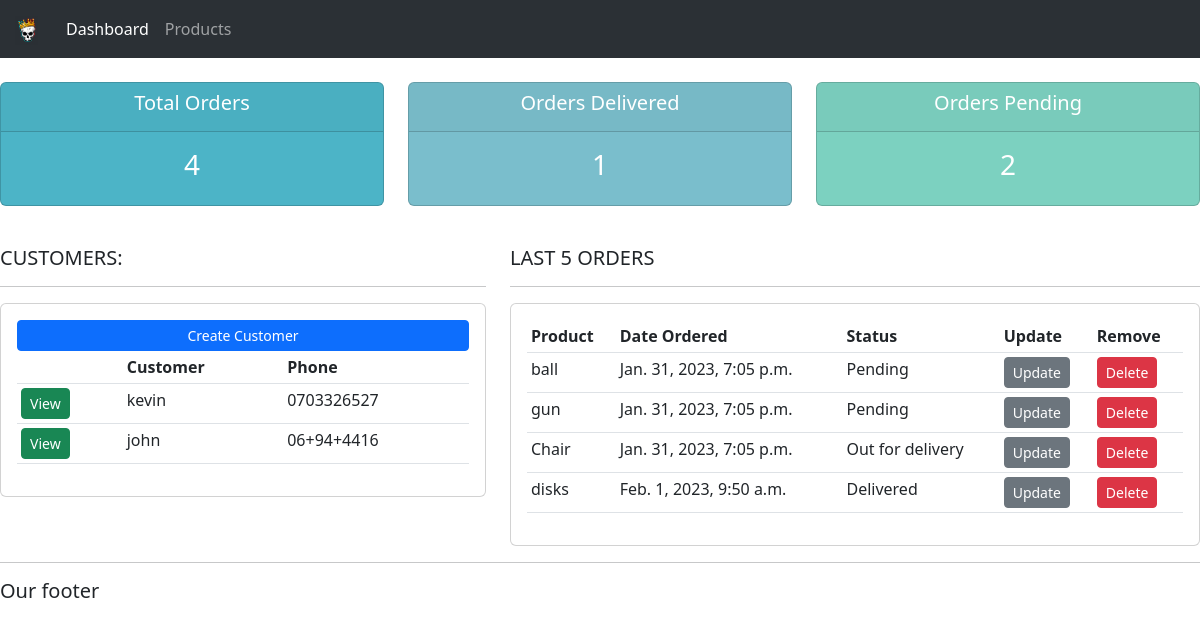
The app's page /, older data.
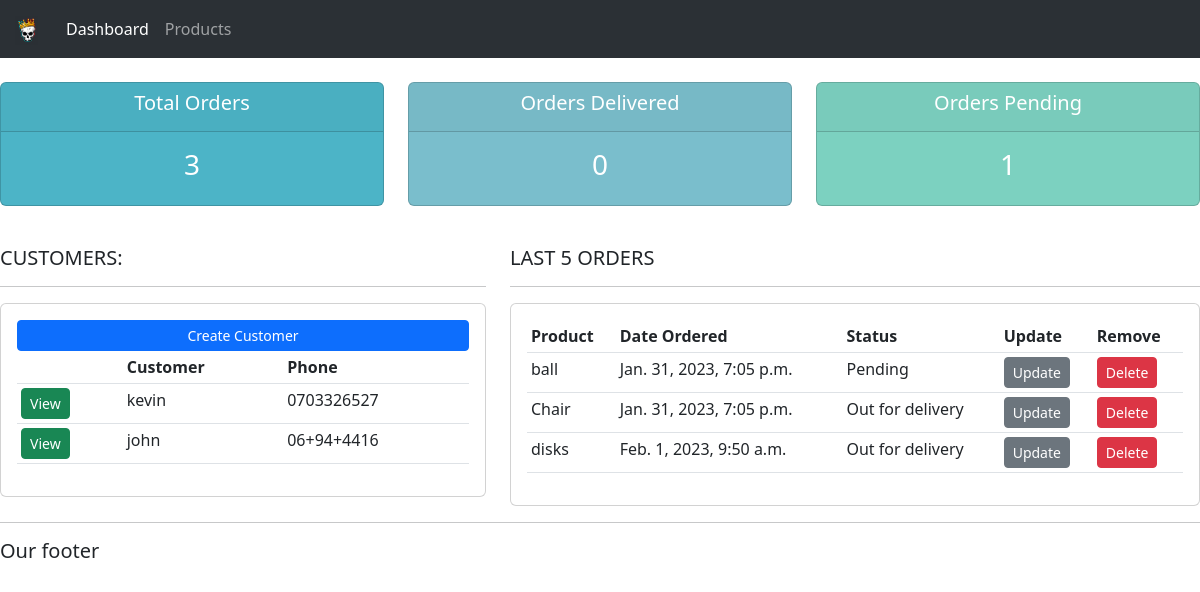
The same page, newer data.
### accounts/models.py (models this page shows, shortened)
class Customer(models.Model):
    name = models.CharField(max_length=200, null=True)
    phone = models.CharField(max_length=200, null=True)
    email = models.CharField(max_length=200, null=True)
    date_created = models.DateTimeField(auto_now_add=True, null=True)

class Order(models.Model):
    STATUS = (
        ('Pending', 'Pending'),
        ('Out for delivery', 'Out for Delivery'),
        ('Delivered', 'Delivered'),
    )
    cutomer = models.ForeignKey(Customer, null=True, on_delete=models.SET_NULL)#when order is deleted the customer will stay in the database but with a null value for order
    product = models.ForeignKey(Product, null=True, on_delete=models.SET_NULL)
    date_created = models.DateTimeField(auto_now_add=True, null=True)
    status = models.CharField(max_length=200, null=True, choices=STATUS)

class Product(models.Model):
    CATEGORY = (
        ('Indoor', 'Indoor'),
        ('Out Door', 'Out Door')
    )
    name = models.CharField(max_length=200, null=True)
    price = models.FloatField(null=True)
    category = models.CharField(max_length=200, null=True, choices=CATEGORY)
    description = models.CharField(max_length=255, null=True)
    date_created = models.DateTimeField(auto_now_add=True, null=True)
    tags = models.ManyToManyField(Tag)#different products can have more than one tag so we use a many to many relationship
    def __str__(self):
        return self.name

### accounts/views.py (the view)
# urls.py: path('', views.index, name='index'),
def index(request):
    orders = Order.objects.all()
    customers = Customer.objects.all()
    total_customers = customers.count()
    total_orders = orders.count()
    delivered = orders.filter(status='Delivered').count()
    pending = orders.filter(status='Pending').count()
    context = {
        'orders': orders,
        'customers':customers,
        'total_orders' : total_orders,
        'delivered': delivered,
        'pending': pending
    }
    return render(request, 'accounts/dashboard.html', context)

### accounts/templates/accounts/dashboard.html
{% extends 'accounts/main.html' %}
{% load static %}
{% block content %}
{% include 'accounts/status.html' %}
<br>
<div>
<div class="row">
    <div class="col-md-5">
        <h5>CUSTOMERS: </h5>
        <hr>
        <div class="card card-body">
            <a class="btn btn-primary btn-sm btn-block" href="#">Create Customer</a>
            <table class="table table-sm">
                <tr>
                    <th></th>
                    <th>Customer</th>
                    <th>Phone</th>
                </tr>
                {% for customer in customers %}
                    <tr>
                        <td><a class="btn btn-sm btn-success" href="{% url 'customer' customer.id %}">View</a></td>
                        <td>
                            {{customer.name}}
                        </td>
                        <td>
                            {{customer.phone}}
                        </td>
                    </tr>
                {% endfor%}
            </table>
        </div>
    </div>
    <div class="col-md-7">
        <h5>LAST 5 ORDERS</h5>
        <hr>
        <div class="card card-body">
            <table class="table table-sm">
                <tr>
                    <th>Product</th>
                    <th>Date Ordered</th>
                    <th>Status</th>
                    <th>Update</th>
                    <th>Remove</th>
                </tr>
                {% for order in orders %}
                    <tr>
                        <td>{{order.product}}</td>
                        <td>{{order.date_created}}</td>
                        <td>{{order.status}}</td>
                        <td><a class="btn btn-sm btn-secondary" href="{% url 'update_order' order.id %}">Update</a></td>
                        <td><a class="btn btn-sm btn-danger" href="{% url 'delete' order.id %}">Delete</a></td>
                    </tr>
                {% endfor%}
            </table>
        </div>
    </div>
</div>
{% endblock %}

Row changes from the older to the newer data that the page shows:
removed Order: product "gun", date_created "Jan. 31, 2023, 7:05 p.m.", status "Pending"
changed Order "Feb. 1, 2023, 9:50 a.m.": status "Delivered" → "Out for delivery"
Text that changed along with them:
{{ total_orders }}: "4" → "3"
{{ delivered }}: "1" → "0"
{{ pending }}: "2" → "1"
